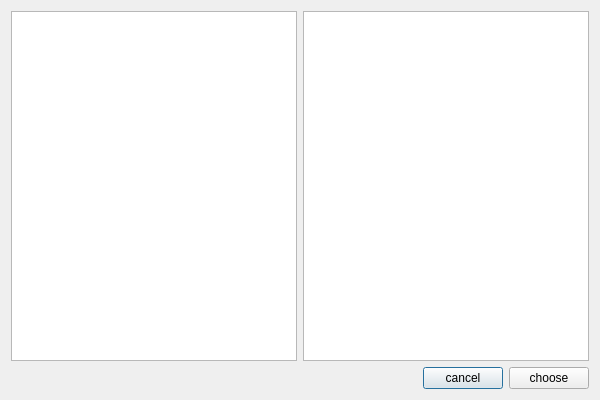
<?xml version="1.0" encoding="UTF-8"?>
<ui version="4.0">
 <class>FileBrowser</class>
 <widget class="QDialog" name="FileBrowser">
  <property name="geometry">
   <rect>
    <x>0</x>
    <y>0</y>
    <width>600</width>
    <height>400</height>
   </rect>
  </property>
  <property name="sizePolicy">
   <sizepolicy hsizetype="Fixed" vsizetype="Fixed">
    <horstretch>0</horstretch>
    <verstretch>0</verstretch>
   </sizepolicy>
  </property>
  <property name="minimumSize">
   <size>
    <width>600</width>
    <height>400</height>
   </size>
  </property>
  <property name="windowTitle">
   <string>Dialog</string>
  </property>
  <property name="locale">
   <locale language="English" country="UnitedStates"/>
  </property>
  <layout class="QVBoxLayout" name="verticalLayout">
   <item>
    <layout class="QHBoxLayout" name="horizontalLayout_2">
     <item>
      <widget class="QTreeView" name="treeView"/>
     </item>
     <item>
      <widget class="QListView" name="listView"/>
     </item>
    </layout>
   </item>
   <item>
    <layout class="QHBoxLayout" name="horizontalLayout">
     <item>
      <spacer name="horizontalSpacer">
       <property name="orientation">
        <enum>Qt::Horizontal</enum>
       </property>
       <property name="sizeHint" stdset="0">
        <size>
         <width>40</width>
         <height>20</height>
        </size>
       </property>
      </spacer>
     </item>
     <item>
      <widget class="QPushButton" name="cancel_button">
       <property name="text">
        <string>cancel</string>
       </property>
      </widget>
     </item>
     <item>
      <widget class="QPushButton" name="choose_button">
       <property name="text">
        <string>choose</string>
       </property>
      </widget>
     </item>
    </layout>
   </item>
  </layout>
 </widget>
 <resources/>
 <connections/>
</ui>
